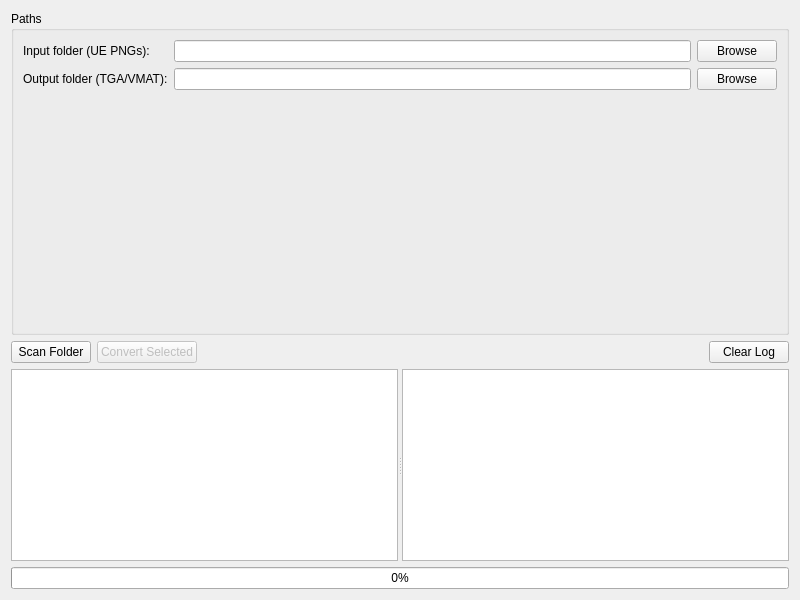
<?xml version="1.0" encoding="UTF-8"?>
<ui version="4.0">
 <class>UE2SourceMaterialsWidget</class>
 <widget class="QWidget" name="UE2SourceMaterialsWidget">
  <property name="geometry">
   <rect>
    <x>0</x>
    <y>0</y>
    <width>800</width>
    <height>600</height>
   </rect>
  </property>
  <property name="windowTitle">
   <string>Material Importer (UE → Source 2)</string>
  </property>
  <layout class="QVBoxLayout" name="verticalLayout">
   <item>
    <widget class="QGroupBox" name="groupBox">
     <property name="title">
      <string>Paths</string>
     </property>
     <layout class="QGridLayout" name="gridLayout">
      <item row="0" column="0">
       <widget class="QLabel" name="label">
        <property name="text">
         <string>Input folder (UE PNGs):</string>
        </property>
       </widget>
      </item>
      <item row="0" column="1">
       <widget class="QLineEdit" name="input_folder_edit"/>
      </item>
      <item row="0" column="2">
       <widget class="QPushButton" name="browse_input_button">
        <property name="text">
         <string>Browse</string>
        </property>
       </widget>
      </item>
      <item row="1" column="0">
       <widget class="QLabel" name="label_2">
        <property name="text">
         <string>Output folder (TGA/VMAT):</string>
        </property>
       </widget>
      </item>
      <item row="1" column="1">
       <widget class="QLineEdit" name="output_folder_edit"/>
      </item>
      <item row="1" column="2">
       <widget class="QPushButton" name="browse_output_button">
        <property name="text">
         <string>Browse</string>
        </property>
       </widget>
      </item>
      <item row="3" column="1">
       <spacer name="verticalSpacer_paths">
        <property name="orientation">
         <enum>Qt::Orientation::Vertical</enum>
        </property>
        <property name="sizeHint" stdset="0">
         <size>
          <width>20</width>
          <height>40</height>
         </size>
        </property>
       </spacer>
      </item>
     </layout>
    </widget>
   </item>
   <item>
    <layout class="QHBoxLayout" name="horizontalLayout">
     <item>
      <widget class="QPushButton" name="scan_button">
       <property name="text">
        <string>Scan Folder</string>
       </property>
      </widget>
     </item>
     <item>
      <widget class="QPushButton" name="convert_button">
       <property name="enabled">
        <bool>false</bool>
       </property>
       <property name="text">
        <string>Convert Selected</string>
       </property>
      </widget>
     </item>
     <item>
      <spacer name="horizontalSpacer">
       <property name="orientation">
        <enum>Qt::Orientation::Horizontal</enum>
       </property>
       <property name="sizeHint" stdset="0">
        <size>
         <width>40</width>
         <height>20</height>
        </size>
       </property>
      </spacer>
     </item>
     <item>
      <widget class="QPushButton" name="clear_log_button">
       <property name="text">
        <string>Clear Log</string>
       </property>
      </widget>
     </item>
    </layout>
   </item>
   <item>
    <widget class="QSplitter" name="splitter">
     <property name="orientation">
      <enum>Qt::Orientation::Horizontal</enum>
     </property>
     <widget class="QListWidget" name="group_list">
      <property name="selectionMode">
       <enum>QAbstractItemView::SelectionMode::NoSelection</enum>
      </property>
     </widget>
     <widget class="QTextEdit" name="log_edit">
      <property name="readOnly">
       <bool>true</bool>
      </property>
     </widget>
    </widget>
   </item>
   <item>
    <widget class="QProgressBar" name="progress_bar">
     <property name="value">
      <number>0</number>
     </property>
    </widget>
   </item>
  </layout>
 </widget>
 <resources/>
 <connections/>
</ui>
